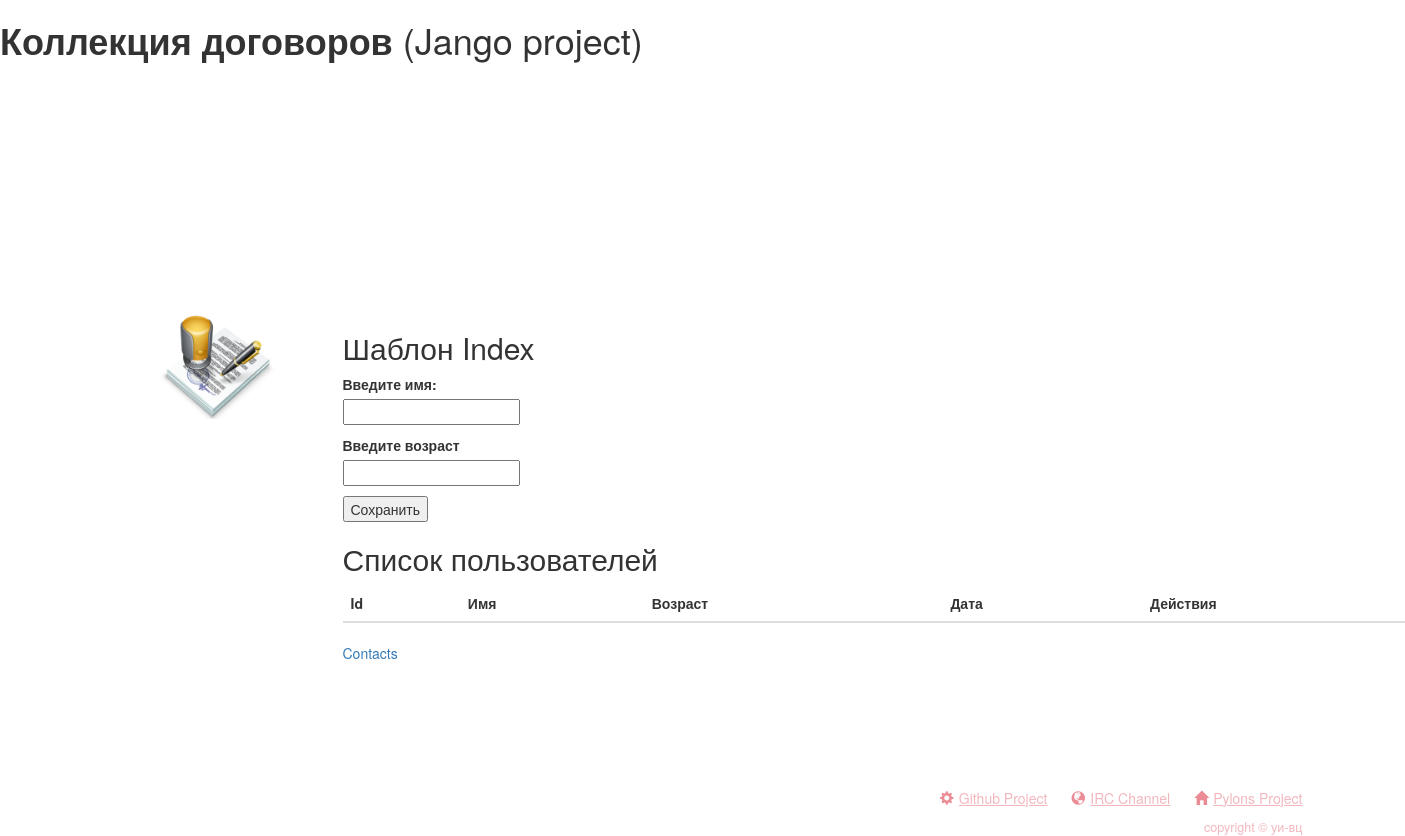
Before: / with the older database file.
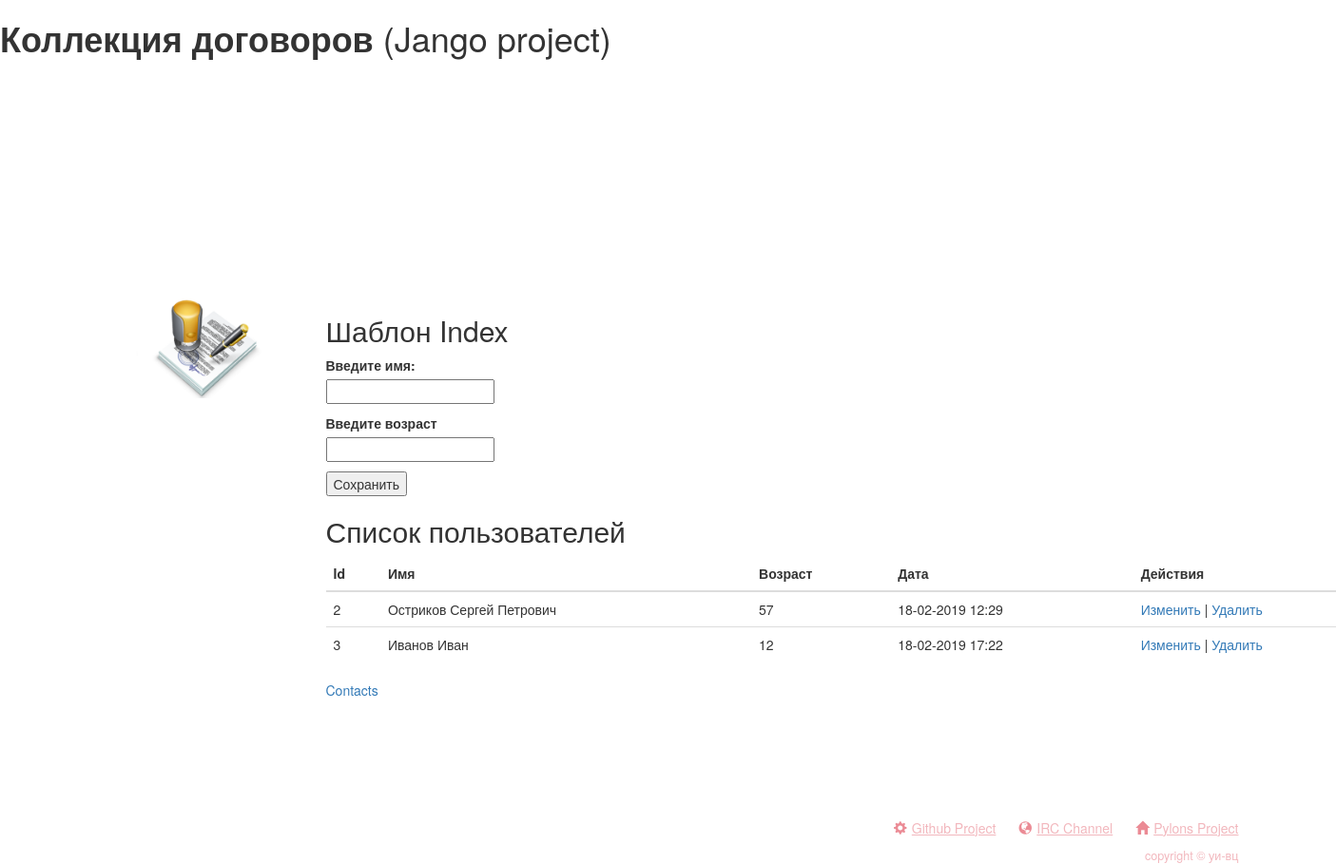
After: the same page with the newer database file.
### firstapp/models.py (models this page shows)
class Person(models.Model):
    name = models.CharField(max_length=20)
    age = models.IntegerField()
    image = models.ImageField()
    date = models.DateTimeField(auto_now_add=True, blank=True)

### firstapp/views.py (the view)
# urls.py: path('', views.index, name='home'),
def index(request):
    people = Person.objects.all()
    return render(request, "index.html", {"people": people})

### templates/index.html (shortened to what this page needs)
{% extends "firstapp/base.html" %}
{% block content %}
    <!DOCTYPE html>
<html lang="en">
<head>
</head>
<body>
<div class="container">
  <h2>Шаблон Index</h2>
 <form method="POST" action="create/">
        <p>
            <label>Введите имя:</label><br>
            <input type="text" name="name" />
        </p>
        <p>
            <label>Введите возраст</label><br>
            <input type="number" name="age" />
        </p>
        <input type="submit" value="Сохранить" >
    </form>
    {% if people.count >= 0 %}
    <h2>Список пользователей</h2>
    <table class="table table-hover">
        <thead><th>Id</th><th>Имя</th><th>Возраст</th><th>Дата</th><th>Действия</th></thead>
        {% for person in people %}
        <tr>
            <td>{{ person.id }}</td>
            <td>{{ person.name }}</td>
            <td>{{ person.age }}</td>
            <td>{{ person.date | date:'d-m-Y H:i'}}</td>
            <td><a href="edit/{{person.id}}">Изменить</a> | <a href="delete/{{person.id}}">Удалить</a></td>
        </tr>
    {% endfor %}
    </table>
    {% endif %}
{% endblock content %}

### templates/firstapp/base.html (shortened to what this page needs)
<!DOCTYPE html>
{% load staticfiles %}
<html>
<head>
    <link rel="stylesheet" href="{% static "theme.css" %}" />
    <link rel="stylesheet" href="https://maxcdn.bootstrapcdn.com/bootstrap/3.4.0/css/bootstrap.min.css">
</head>
<body>
  <h1>{% block header %}
      <span class="font-semi-bold">Коллекция договоров</span> <span class="smaller">(Jango project)</span>
  {% endblock header %}</h1>
  <div class="starter-template">
      <div class="container">
        <div class="row">
          <div class="col-lg-2">
            <img class="logo img-responsive" src="{% static "pyramid.png" %}" alt="My image">
          </div>
          <div class="col-lg-10">
            {% block content %}{% endblock content %}
            <a href="http://127.0.0.1:8000/contact/">Contacts</a>
          </div>
        </div>
        <div class="row">
          <div class="links">
            <ul>
              <li><i class="glyphicon glyphicon-cog icon-muted"></i><a href="https://github.com/Pylons/pyramid">Github Project</a></li>
              <li><i class="glyphicon glyphicon-globe icon-muted"></i><a href="https://webchat.freenode.net/?channels=pyramid">IRC Channel</a></li>
              <li><i class="glyphicon glyphicon-home icon-muted"></i><a href="https://pylonsproject.org">Pylons Project</a></li>
            </ul>
          </div>
        </div>
        <div class="row">
          <div class="copyright">
            Copyright &copy; УИ-ВЦ
          </div>
        </div>
      </div>
    </div>
  </body>
</body>
</html>

### static/theme.css (style rules this page uses)
body { font-family: "Open Sans", "Helvetica Neue", Helvetica, Arial, sans-serif; font-weight: 300; color: #ffffff; background: #8B0031; }
h1, h2, h3, h4, h5, h6 { font-family: "Open Sans", "Helvetica Neue", Helvetica, Arial, sans-serif; font-weight: 300; }
p { font-weight: 300; }
.font-semi-bold { font-weight: 600; }
.starter-template { margin-top: 250px; }
.starter-template .links { float: right; right: 0; margin-top: 125px; }
.starter-template .links ul { display: block; padding: 0; margin: 0; }
.starter-template .links ul li { list-style: none; display: inline; margin: 0 10px; }
.starter-template .links ul li:first-child { margin-left: 0; }
.starter-template .links ul li:last-child { margin-right: 0; }
.starter-template .links ul li a, a { color: #f2b7bd; text-decoration: underline; }
.starter-template .links ul li .icon-muted { color: #eb8b95; margin-right: 5px; }
.starter-template .copyright { margin-top: 10px; font-size: 0.9em; color: #f2b7bd; text-transform: lowercase; float: right; right: 0; }

Changed rows visible on the page:
added Person: id "2", name "Остриков Сергей Петрович", age "57", date "18-02-2019 12:29"
added Person: id "3", name "Иванов Иван", age "12", date "18-02-2019 17:22"
